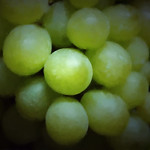
#> input picture Python/image_work/fruits_out/grape_005.jpg, 150 x 150 px; its folder holds 4 pictures in this run
$ python 'khan P02 week7 assignment.py'
#> lines starting #> are read from the running program, lines starting #| are printed output that depends on the picture
# -*- coding: utf-8 -*-
"""

@author: KHAN MAHMUDUL HASAN

Created on Wed Sep 14 10:21:52 2022
PYR102 week 7 assignment:
 1. create fruit image data files cnn
   - rename all grape, lemon, and strawberry
   - with numbering (each image 300 samples)

"""

#
import os
import glob
import pandas as pd
from PIL import Image

#
#
path1 = './image_work/grape/'   # define dir path for input
files = glob.glob(path1+'*')  # get jpg data
path2 = './image_work/fruits_out/'   # define dir path for output

i = 0

for i, f in enumerate(files, 1):  # start from 1 numbering
    fname = 'grape_' + str(i).zfill(3) + '.jpg'  # define renamed string
    os.rename(f, path2 + fname)   # rename and numbering all
#
#

j = i + 1

path1 = './image_work/lemon/'   # define dir path for input
files = glob.glob(path1+'*')  # get jpg data
path2 = './image_work/fruits_out/'   # define dir path for output

for i, f in enumerate(files, j):  # start from 1 numbering
    fname = 'lemon_' + str(i).zfill(3) + '.jpg'  # define renamed string
    os.rename(f, path2 + fname)   # rename and numbering all
#
#

j = i + 1

path1 = './image_work/strawberry/'   # define dir path for input
files = glob.glob(path1+'*')  # get jpg data
path2 = './image_work/fruits_out/'   # define dir path for output

for i, f in enumerate(files, j):  # start from 1 numbering
    fname = 'strawberry_' + str(i).zfill(3) + '.jpg'  # define renamed string
    os.rename(f, path2 + fname)   # rename and numbering all
#
# get only image file name created
files = os.listdir(path2)
files_file = [f for f in files if os.path.isfile(os.path.join(path2, f))]
print(files_file)   # ['file1', 'file2.txt', 'file3.jpg']
#
# create dataframe of image file name
df_fruits = pd.DataFrame(files_file)  # list to dataframe
# assign column name as image
df_fruits.columns = ["image"]
# Sort the original array permanently
df_fruits.sort_values(by=["image"], inplace = True, ignore_index=True)
#
# add label column for grapes as 0
df_fruits["label"] = 0
# add label column for lemons as 1
df_fruits.loc[300:600,"label"] = 1
# add label column for strawberries as 2
df_fruits.loc[600:900,"label"] = 2

"""

 2. resize all image as 32 x 32

"""

# define image size for resizing
w = 32
h = 32
dst_dir = 'image_work/fruits_out/data_resized'  # define save file holder
os.makedirs(dst_dir, exist_ok=True)

files = glob.glob('./image_work/fruits_out/*.jpg')

for f in files:
    img = Image.open(f)
#> img is the input picture: PIL image 150x150 RGB; mean R, G, B 78.2, 94.7, 43.4
    img_resize = img.resize((w, h))
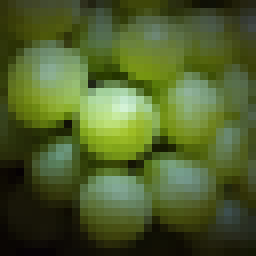
#> img_resize: PIL image 32x32 RGB (shown 8 times larger); mean R, G, B 78.2, 94.8, 43.4
    root, ext = os.path.splitext(f)
    basename = os.path.basename(root)
    img_resize.save(os.path.join(dst_dir, basename + ext))
#> pass 2 of the loop `for f in files:`:
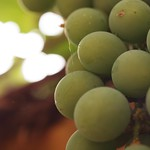
#> input picture Python/image_work/fruits_out/grape_017.jpg, 150 x 150 px
#> img is the input picture: PIL image 150x150 RGB; mean R, G, B 121.9, 110.8, 73.4
#> `img_resize = img.resize((w, h))`:
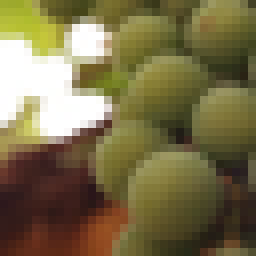
#> img_resize: PIL image 32x32 RGB (shown 8 times larger); mean R, G, B 121.8, 110.7, 73.3
#> pass 3 of the loop `for f in files:`:
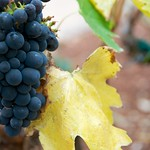
#> input picture Python/image_work/fruits_out/grape_028.jpg, 150 x 150 px
#> img is the input picture: PIL image 150x150 RGB; mean R, G, B 145.5, 140.8, 105.7
#> `img_resize = img.resize((w, h))`:
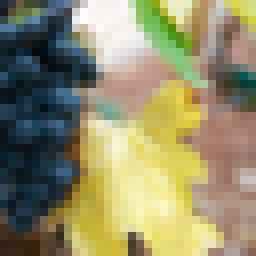
#> img_resize: PIL image 32x32 RGB (shown 8 times larger); mean R, G, B 145.5, 140.9, 105.8
#> the loop made 4 passes; the first 3 are shown

"""

 3. create annotation csv file with image name
    and label


"""
#
# save created annotation csv list in working directory
# save without index
df_fruits.to_csv("cnn_fruits.csv", index = False)
#
